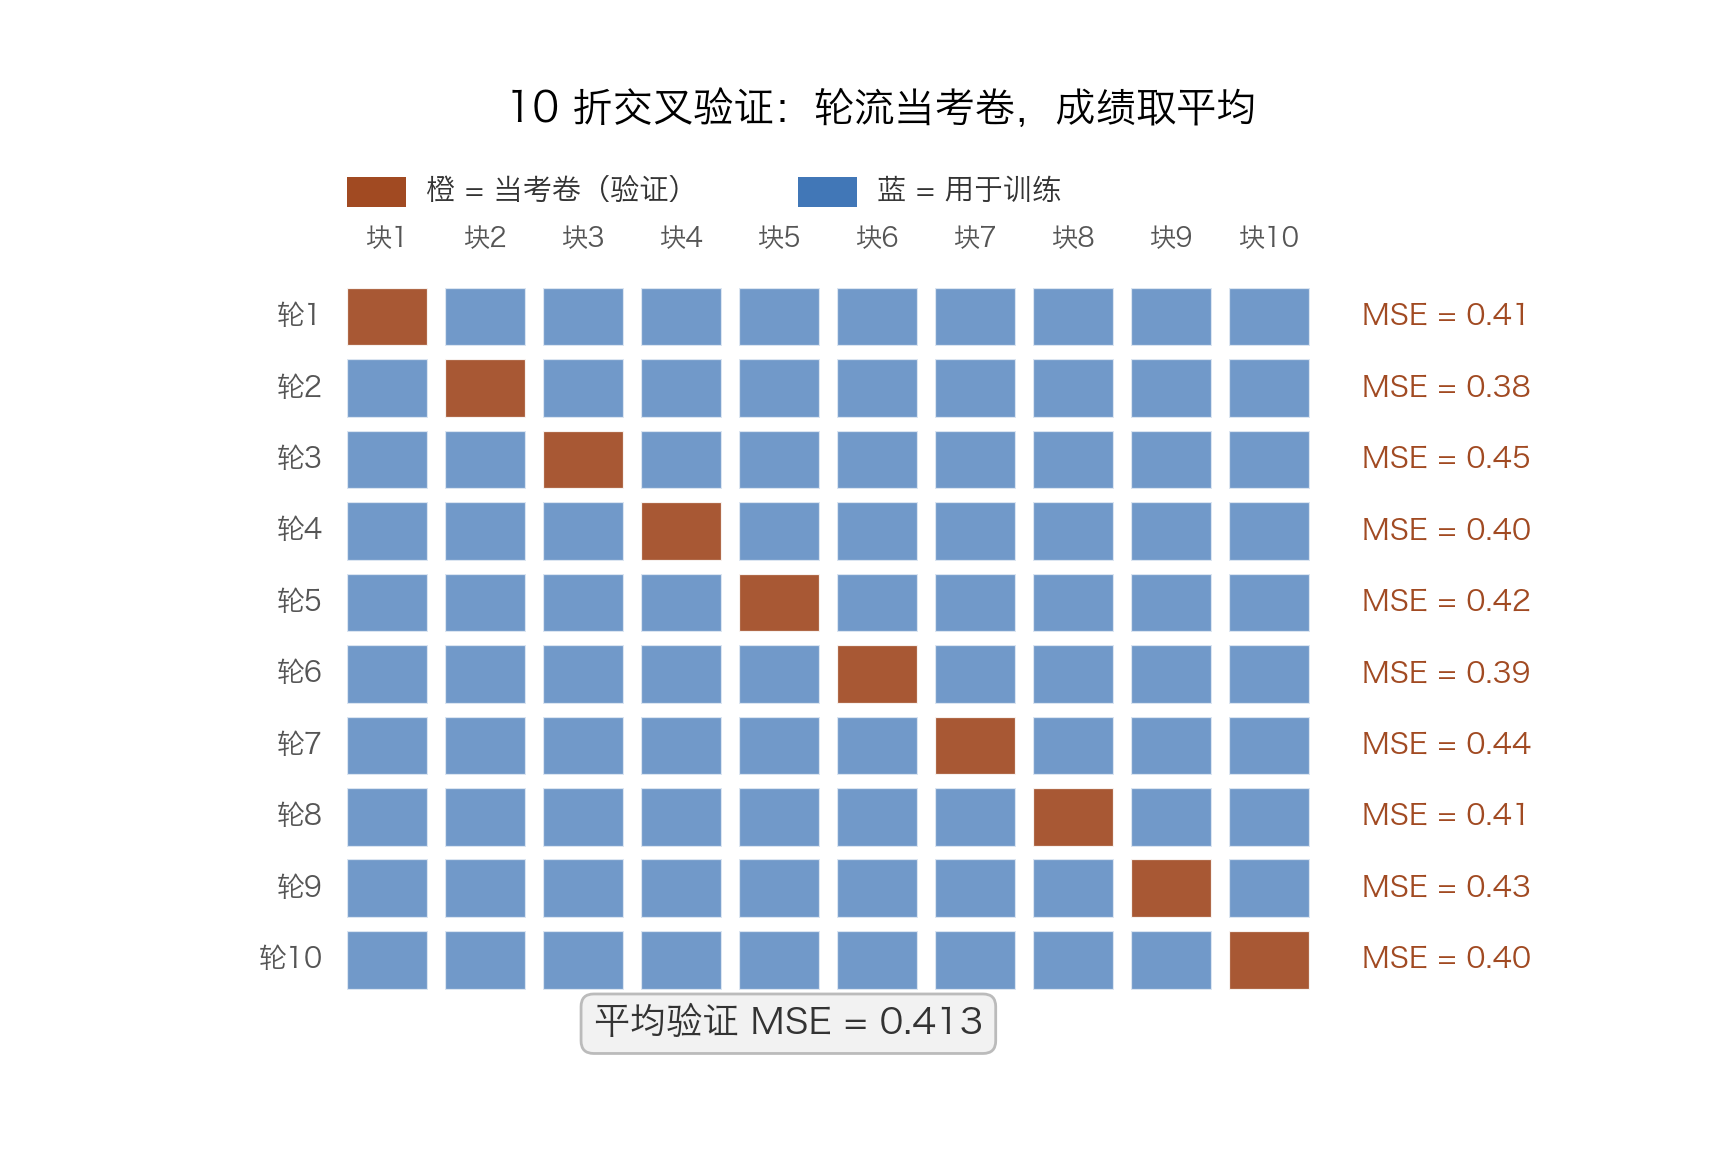

This chart was generated by the following Python code:
# 第 3 讲配图 4：10 折交叉验证示意（用于"交叉验证选阶"页）
# 数据：示意数据 —— 10 个验证 MSE 为课件给定的示意值（非真实实验输出）；
#       平均值按定义手算，可验证。
#
# 教学数字手算验证（平均值）：
#   和 = 0.41+0.38+0.45+0.40+0.42+0.39+0.44+0.41+0.43+0.40
#      = 0.79+1.24+1.64+2.06+2.45+2.89+3.30+3.73+4.13 = 4.13
#   平均 = 4.13 / 10 = 0.413
from pathlib import Path

import matplotlib.pyplot as plt
import numpy as np
from matplotlib.patches import Rectangle

# 中文字体（照抄 03a-gradient-descent.ipynb cell#8）：macOS PingFang SC + 回退链
plt.rcParams["font.sans-serif"] = ["PingFang SC", "Hiragino Sans GB", "Microsoft YaHei",
                                   "Arial Unicode MS", "DejaVu Sans"]
plt.rcParams["axes.unicode_minus"] = False

BLUE, ORANGE = "#4177b7", "#a14a22"

mses = [0.41, 0.38, 0.45, 0.40, 0.42, 0.39, 0.44, 0.41, 0.43, 0.40]
assert abs(sum(mses) / 10 - 0.413) < 1e-9     # 复核手算平均值 0.413

fig, ax = plt.subplots(figsize=(8.6, 5.8))
ax.set_xlim(0, 13.6)
ax.set_ylim(0, 12.5)
ax.axis("off")

cell, gap, x0, y_top = 0.82, 0.18, 1.35, 10.6

# 图例：手绘色块横排在网格上方的空白带（legend API 会压到"块9/块10"列标）
ax.add_patch(Rectangle((x0, 11.55), 0.6, 0.42, fc=ORANGE, ec="none"))
ax.text(x0 + 0.8, 11.76, "橙 = 当考卷（验证）", fontsize=10.5, color="#333333",
        va="center", ha="left")
ax.add_patch(Rectangle((x0 + 4.6, 11.55), 0.6, 0.42, fc=BLUE, ec="none"))
ax.text(x0 + 5.4, 11.76, "蓝 = 用于训练", fontsize=10.5, color="#333333",
        va="center", ha="left")

# 顶部列标：数据被切成的 10 块（= 10 折）
for j in range(10):
    ax.text(x0 + j + 0.41, y_top + 0.32, f"块{j + 1}", fontsize=9.5,
            color="#555555", ha="center", va="bottom")

for i in range(10):
    y = y_top - 1 - i
    ax.text(x0 - 0.25, y + 0.41, f"轮{i + 1}", fontsize=10, color="#555555",
            ha="right", va="center")
    for j in range(10):
        val = (i == j)                       # 第 i 轮：第 i 块当考卷（验证）
        ax.add_patch(Rectangle((x0 + j, y), cell, cell,
                               fc=ORANGE if val else BLUE,
                               ec="white", lw=0.8, alpha=0.92 if val else 0.75))
    ax.text(x0 + 10.35, y + 0.41, f"MSE = {mses[i]:.2f}", fontsize=10.5,
            color=ORANGE, va="center")

ax.text(x0 + 4.5, y_top - 10 - 0.62, "平均验证 MSE = 0.413", fontsize=13,
        color="#333333", weight="bold", ha="center",
        bbox=dict(boxstyle="round,pad=0.35", fc="#f2f2f2", ec="#bbbbbb"))

ax.set_title("10 折交叉验证：轮流当考卷，成绩取平均", fontsize=14.5, pad=6)

out = Path(__file__).with_name("ch3-cv-folds.png")
fig.savefig(out, dpi=200, facecolor="white")
print("saved:", out)
